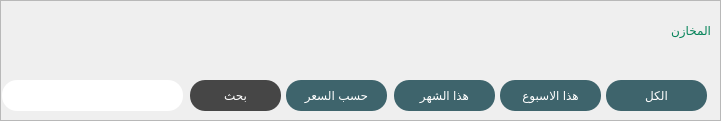
     <widget class="QFrame" name="frame_18">
      <property name="geometry">
       <rect>
        <x>402</x>
        <y>90</y>
        <width>721</width>
        <height>121</height>
       </rect>
      </property>
      <property name="styleSheet">
       <string notr="true">QPushButton{
background-color: rgb(62, 100, 108);
border:0px;
border-radius:15px;
	color: rgb(255, 255, 255);
	
	font: 14pt &quot;Ara Hamah Kilania&quot;;
}
QPushButton:pressed  {
background-color: rgb(150,150,150);
}
</string>
      </property>
      <property name="frameShape">
       <enum>QFrame::StyledPanel</enum>
      </property>
      <property name="frameShadow">
       <enum>QFrame::Raised</enum>
      </property>
      <widget class="QPushButton" name="THISWEEK_2">
       <property name="geometry">
        <rect>
         <x>500</x>
         <y>80</y>
         <width>101</width>
         <height>31</height>
        </rect>
       </property>
       <property name="text">
        <string>هذا الاسبوع</string>
       </property>
      </widget>
      <widget class="QPushButton" name="THISMONTH_2">
       <property name="geometry">
        <rect>
         <x>394</x>
         <y>80</y>
         <width>101</width>
         <height>31</height>
        </rect>
       </property>
       <property name="text">
        <string>هذا الشهر</string>
       </property>
      </widget>
      <widget class="QPushButton" name="PRICING_2">
       <property name="geometry">
        <rect>
         <x>286</x>
         <y>80</y>
         <width>101</width>
         <height>31</height>
        </rect>
       </property>
       <property name="text">
        <string>حسب السعر</string>
       </property>
      </widget>
      <widget class="QPushButton" name="SEARCH_2">
       <property name="geometry">
        <rect>
         <x>190</x>
         <y>80</y>
         <width>91</width>
         <height>31</height>
        </rect>
       </property>
       <property name="styleSheet">
        <string notr="true">QPushButton{background-color: rgb(70, 70, 70);}

QPushButton:pressed  {
background-color: rgb(150,150,150,100);
}
</string>
       </property>
       <property name="text">
        <string>بحث</string>
       </property>
      </widget>
      <widget class="QPushButton" name="ALL_2">
       <property name="geometry">
        <rect>
         <x>606</x>
         <y>80</y>
         <width>101</width>
         <height>31</height>
        </rect>
       </property>
       <property name="text">
        <string>الكل</string>
       </property>
      </widget>
      <widget class="QLabel" name="label_26">
       <property name="geometry">
        <rect>
         <x>490</x>
         <y>10</y>
         <width>221</width>
         <height>41</height>
        </rect>
       </property>
       <property name="styleSheet">
        <string notr="true">font: 57 24pt &quot;BoutrosMBCDinkum&quot;;
color: rgb(5, 131, 89);</string>
       </property>
       <property name="text">
        <string>المخازن</string>
       </property>
      </widget>
      <widget class="QLineEdit" name="SEARCHLINE_2">
       <property name="geometry">
        <rect>
         <x>2</x>
         <y>80</y>
         <width>181</width>
         <height>31</height>
        </rect>
       </property>
       <property name="styleSheet">
        <string notr="true">border-style:solid;
border-radius:15px;
</string>
       </property>
      </widget>
     </widget>
